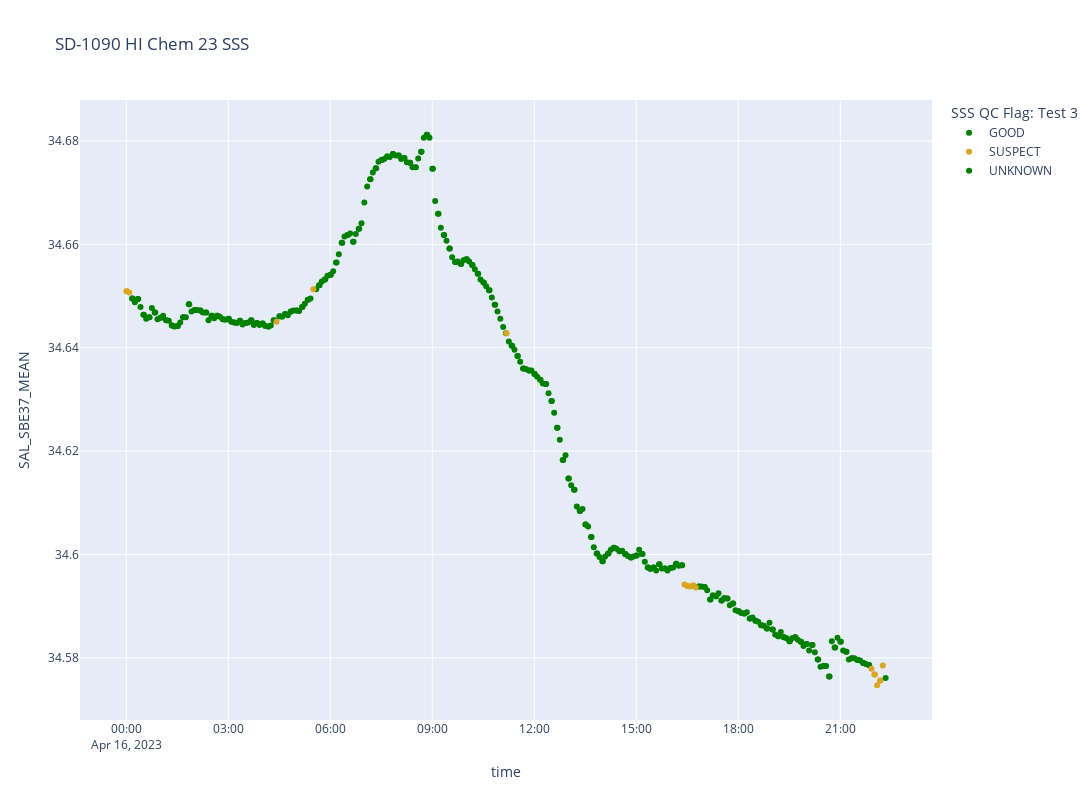

The code cell stored with this chart in its notebook:
### Markdown cell above
#### Test 3 - Salinity: Check for Flag Similarity

Assuming we're happy with the Test 3 parameters, do we see a correspondence between correlated variables (as we should)?
>
> __Note:__ Double clicking the flag in the key to the right of the plot will isolate those points, making it easier to compare the plots.

### Code cell
# Any hints as to why I'm getting the wrong color on the UKNOWN point?
px.scatter(
    hi1090qc, 
    x="time", y="SAL_SBE37_MEAN", 
    color='SSS QC Flag: Test 3', 
    width = 1400, height = 800, 
    color_discrete_sequence=["green", "gray", "goldenrod", "red", "black"], 
    category_orders={"SSS QC Flag: Test 3": ["GOOD", "UNKNKOWN", "SUSPECT", "FAIL", "MISSING"]},
    title='SD-1090 HI Chem 23 SSS'
    )

### Figure 1 — Plotly figure (JSON) as saved in the notebook; plotly's stock layout.template omitted (floating-point values rounded to 4 significant figures; data arrays with more than 128 entries replaced by an {"elided": "..."} marker saying what was removed)
{"data": [{"hovertemplate": "SSS QC Flag: Test 3=GOOD<br>time=%{x}<br>SAL_SBE37_MEAN=%{y}<extra></extra>", "legendgroup": "GOOD", "marker": {"color": "green", "symbol": "circle"}, "mode": "markers", "name": "GOOD", "orientation": "v", "showlegend": true, "type": "scatter", "x": {"elided": "379 str values"}, "xaxis": "x", "y": {"elided": "379 float values"}, "yaxis": "y"}, {"hovertemplate": "SSS QC Flag: Test 3=SUSPECT<br>time=%{x}<br>SAL_SBE37_MEAN=%{y}<extra></extra>", "legendgroup": "SUSPECT", "marker": {"color": "goldenrod", "symbol": "circle"}, "mode": "markers", "name": "SUSPECT", "orientation": "v", "showlegend": true, "type": "scatter", "x": ["2023-04-16 00:00:00", "2023-04-16 00:01:00", "2023-04-16 00:05:00", "2023-04-16 04:25:00", "2023-04-16 05:30:00", "2023-04-16 11:11:00", "2023-04-16 16:25:00", "2023-04-16 16:30:00", "2023-04-16 16:31:00", "2023-04-16 16:35:00", "2023-04-16 16:40:00", "2023-04-16 16:41:00", "2023-04-16 16:45:00", "2023-04-16 21:55:00", "2023-04-16 22:00:00", "2023-04-16 22:01:00", "2023-04-16 22:05:00", "2023-04-16 22:10:00", "2023-04-16 22:11:00", "2023-04-16 22:15:00"], "xaxis": "x", "y": [34.65, 34.65, 34.65, 34.65, 34.65, 34.64, 34.59, 34.59, 34.59, 34.59, 34.59, 34.59, 34.59, 34.58, 34.58, 34.58, 34.57, 34.58, 34.58, 34.58], "yaxis": "y"}, {"hovertemplate": "SSS QC Flag: Test 3=UNKNOWN<br>time=%{x}<br>SAL_SBE37_MEAN=%{y}<extra></extra>", "legendgroup": "UNKNOWN", "marker": {"color": "green", "symbol": "circle"}, "mode": "markers", "name": "UNKNOWN", "orientation": "v", "showlegend": true, "type": "scatter", "x": ["2023-04-16 22:20:00"], "xaxis": "x", "y": [34.58], "yaxis": "y"}], "layout": {"height": 800, "legend": {"title": {"text": "SSS QC Flag: Test 3"}, "tracegroupgap": 0}, "title": {"text": "SD-1090 HI Chem 23 SSS"}, "width": 1400, "xaxis": {"anchor": "y", "domain": [0, 1], "title": {"text": "time"}}, "yaxis": {"anchor": "x", "domain": [0, 1], "title": {"text": "SAL_SBE37_MEAN"}}}}
